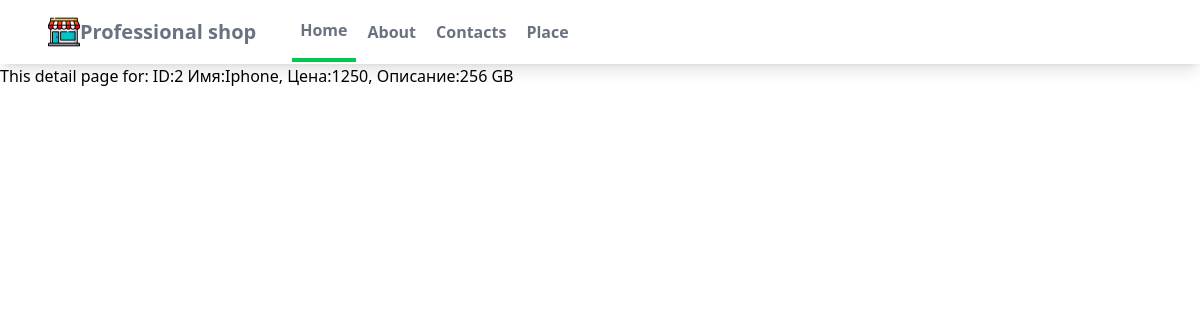
Screenshot of /myapp/2/ with the database file from the repository.
### myapp/models.py (models this page shows, shortened)
class Product(models.Model):
  name = models.CharField(max_length=100)
  price = models.IntegerField()
  description = models.CharField(max_length=200)
  image = models.ImageField(blank=True, upload_to="images")

### myapp/views.py (the view)
# urls.py: path('<int:my_id>/', indexItem, name="detail"),
def indexItem(request, my_id):
  item = Product.objects.get(id=my_id)
  context = {
    'item' : item,
  }
  return render(request, "myapp/detail.html",context=context )

### myapp/templates/myapp/detail.html (shortened to what this page needs)
{% extends "myapp/base.html" %} {% load static %}
		{% block content %}
		<h1>
			This detail page for: ID:{{item.id}} Имя:{{item.name}},
			Цена:{{item.price}}, Описание:{{item.description}}
		</h1>
		{% endblock content %}

### rows the page displays
Product: id "2", name "Iphone", price "1250", description "256 GB"
